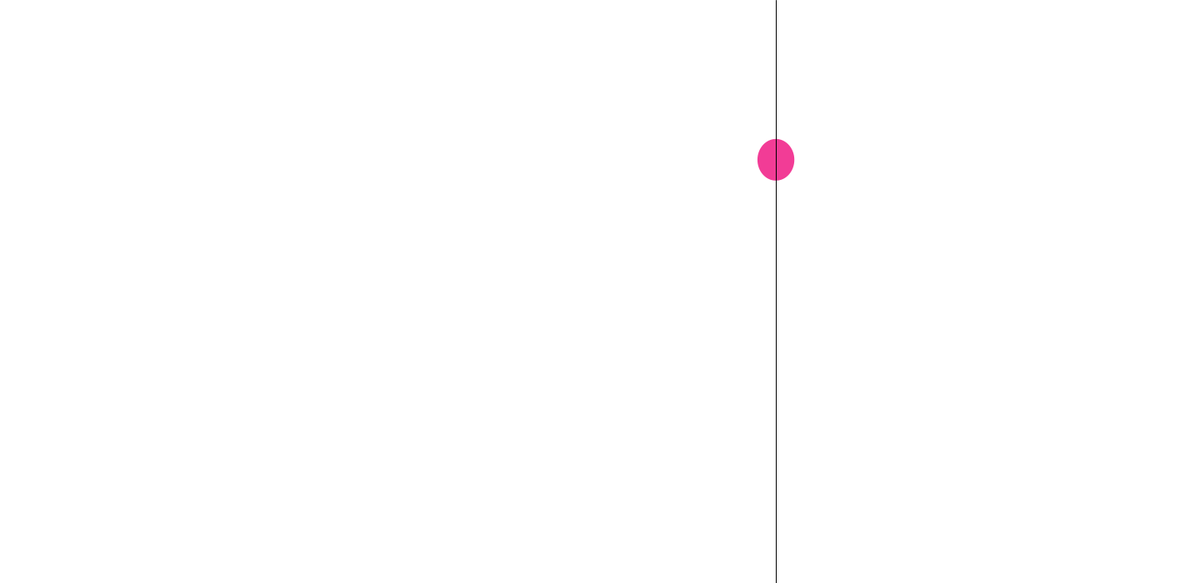
Frame 1 (no input)
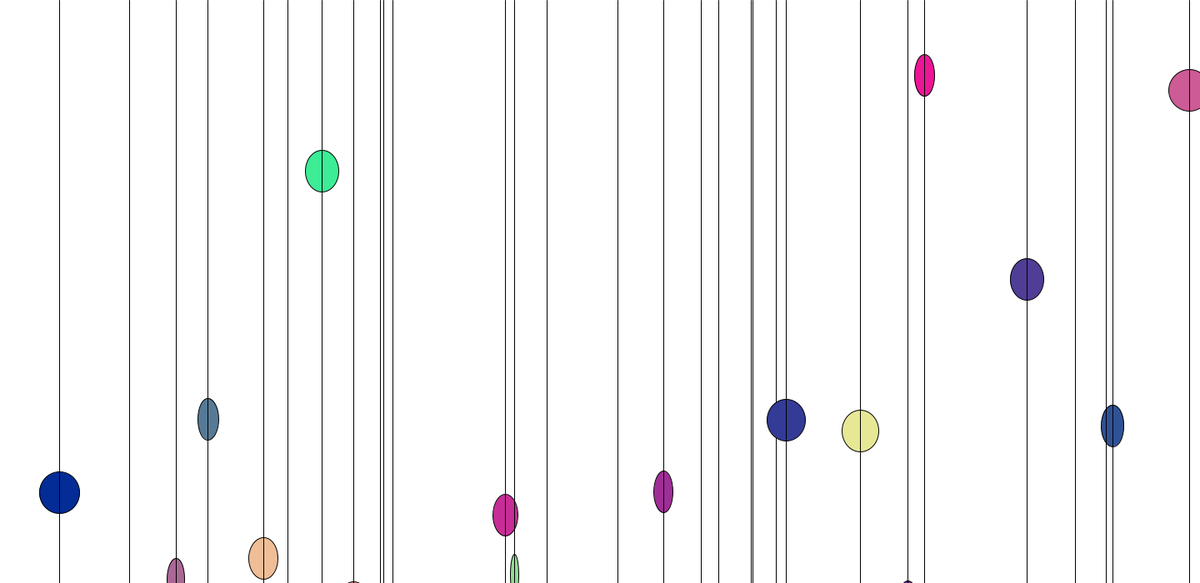
Frame 60 (the mouse pressed at the canvas centre just before this capture)
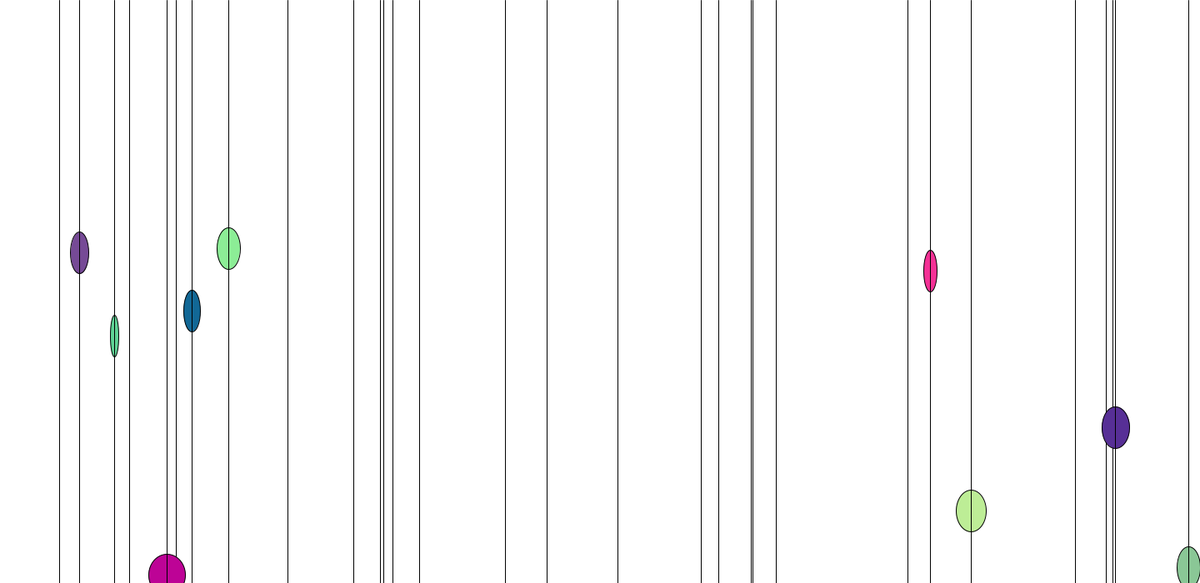
Frame 120 (the mouse held since frame 60 and released just before this capture)

The Processing sketch that drew these frames (run headless with seeded random() and noise(); from frame 60 on, the mouse is pressed at the canvas centre):

// Processing sketch: processing_15355
// ── processing_15355.pde

//Variacion con Array de Globos
Globo [] globos = new Globo[50];
int totalglobos = 0;

void setup(){
  size (1440, 700);
  smooth();
  noStroke();
  frameRate(10);
}

void draw(){
  background(255);
  globos[totalglobos] = new Globo(color(0),random(width),random(height));
  totalglobos++;
  
  if (totalglobos >= globos.length) {
    totalglobos = 20; //empezar de nuevo pero siempre teniendo 10
  }
  
  for (int i = 0; i < totalglobos; i++){
    globos[i].cae();
    globos[i].show();
  }
}

class Globo{
  color c;
  float xpos;
  float ypos;
  
  
  Globo (color c_, float xpos_, float ypos_){
    c = c_;
    ypos = ypos_;
    xpos=xpos_;
  }
  
  void show(){
    ellipseMode(CENTER);
    fill(random(255), random(255), 150);
    ellipse(xpos, ypos, random(10, 50), 50);
    stroke(0);
    line(xpos, 0, xpos, height);
  }
  
  void cae(){
    ypos = ypos + 10;
   
    }
  }
  
